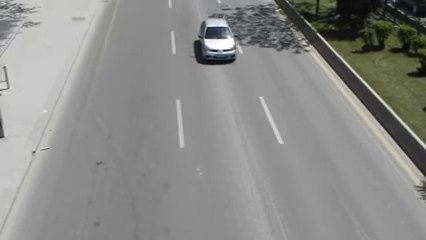
#> input picture frame 221 of carvideo.mp4, 426 x 240 px
$ python Car_detection.py
#> lines starting #> are read from the running program, lines starting #| are printed output that depends on the picture; after the words box and inside, x2 and y2 are one past the last pixel; in counts of white or black regions, pixels touching at a corner belong together
import cv2
cap = cv2.VideoCapture('carvideo.mp4')
car_cascade = cv2.CascadeClassifier('cars.xml')
while True:
    ret, frames = cap.read()
#> frames is the input picture: shape (240, 426, 3); mean B, G, R 137.1, 139.5, 139.2
    gray = cv2.cvtColor(frames, cv2.COLOR_BGR2GRAY)
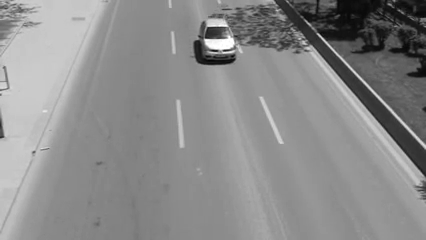
#> gray: shape (240, 426); min 5, max 255, mean 139.1
    cars = car_cascade.detectMultiScale(gray, 1.7, 1)
#> cars = [[189, 24, 58, 58]]
    for (x ,y ,w ,h) in cars:
        cv2.rectangle(frames ,(x ,y) ,( x +w , y +h) ,(0 ,0 ,255) ,2)
#> this loop made 1 pass
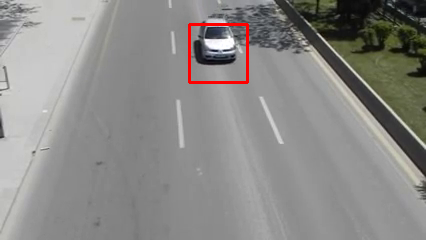
#> frames: shape (240, 426, 3); 0.68% of pixels changed, all inside (x1, y1, x2, y2) = (188, 23, 249, 84)
    cv2.imshow('video2', frames)
    if cv2.waitKey(33) == 27:
#> (key Esc is pressed here)
        break
cv2.destroyAllWindows()

$ run again, starting later in the video
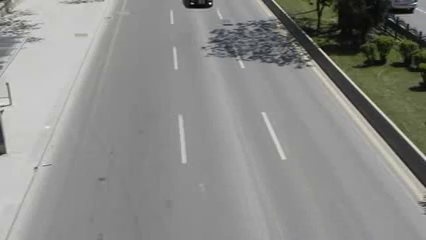
#> input picture frame 994 of carvideo.mp4, 426 x 240 px
#> frames is the input picture: shape (240, 426, 3); mean B, G, R 136.6, 139.4, 139
#> `gray = cv2.cvtColor(frames, cv2.COLOR_BGR2GRAY)`:
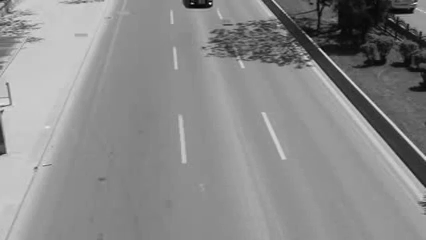
#> gray: shape (240, 426); min 2, max 230, mean 139
#> cars = ()

$ run again, starting later in the video
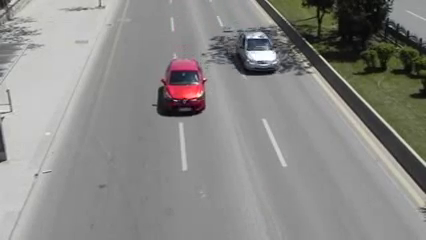
#> input picture frame 1768 of carvideo.mp4, 426 x 240 px
#> frames is the input picture: shape (240, 426, 3); mean B, G, R 135.3, 137.8, 138.7
#> `gray = cv2.cvtColor(frames, cv2.COLOR_BGR2GRAY)`:
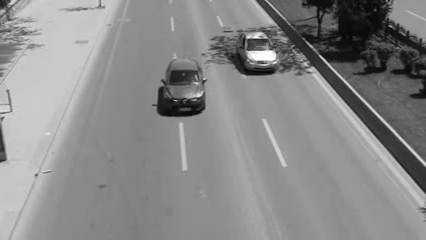
#> gray: shape (240, 426); min 3, max 255, mean 137.8
#> cars = [[230, 34, 58, 58], [128, 46, 98, 98]]
#> the loop `for (x ,y ,w ,h) in cars:` made 2 passes
#> after the loop `for (x ,y ,w ,h) in cars:`:
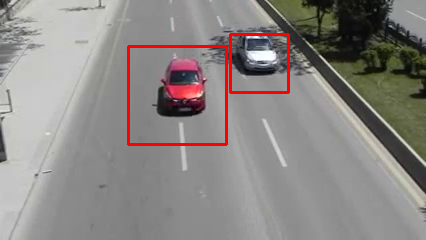
#> frames: shape (240, 426, 3); 1.82% of pixels changed, all inside (x1, y1, x2, y2) = (127, 33, 290, 146)
